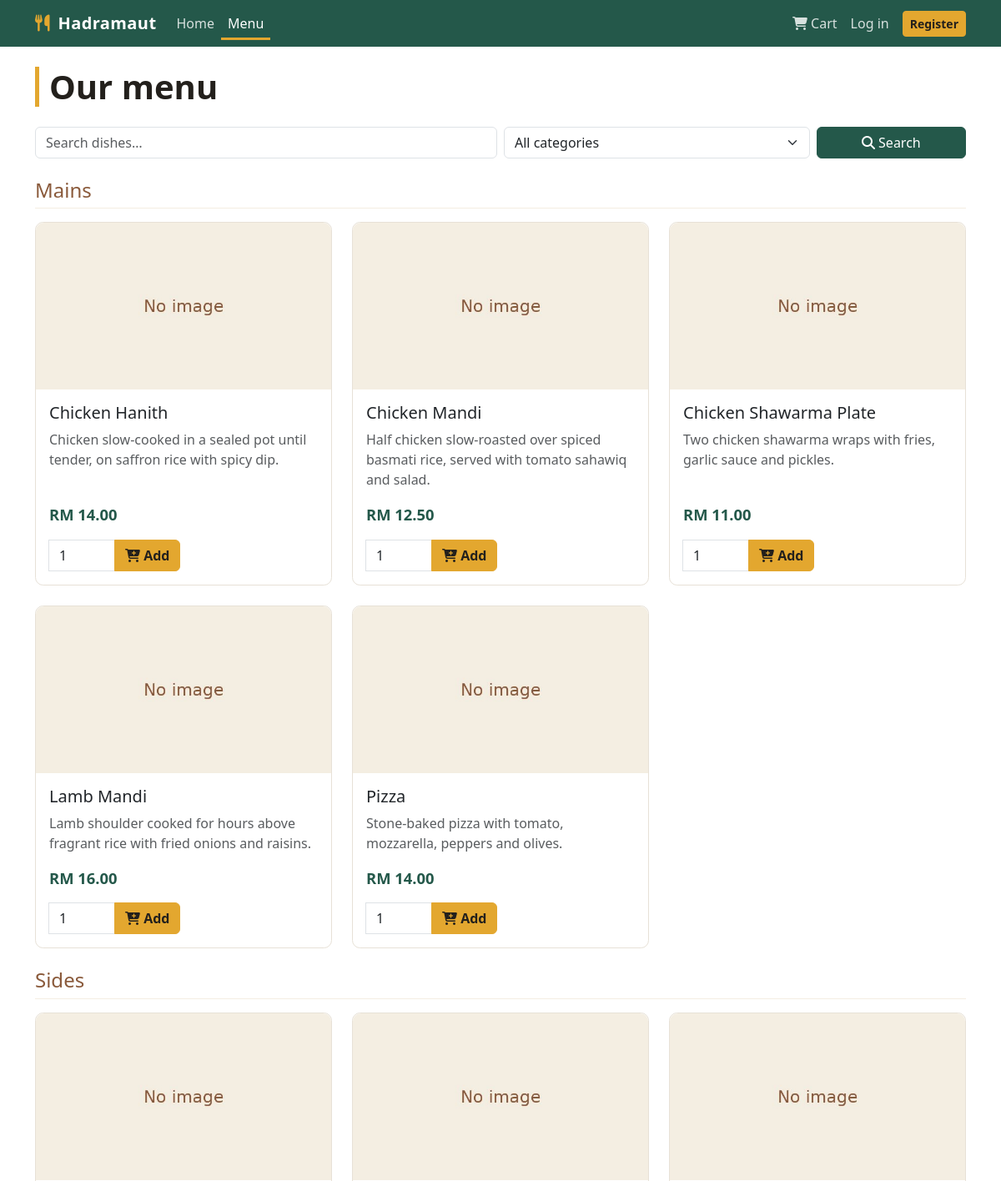
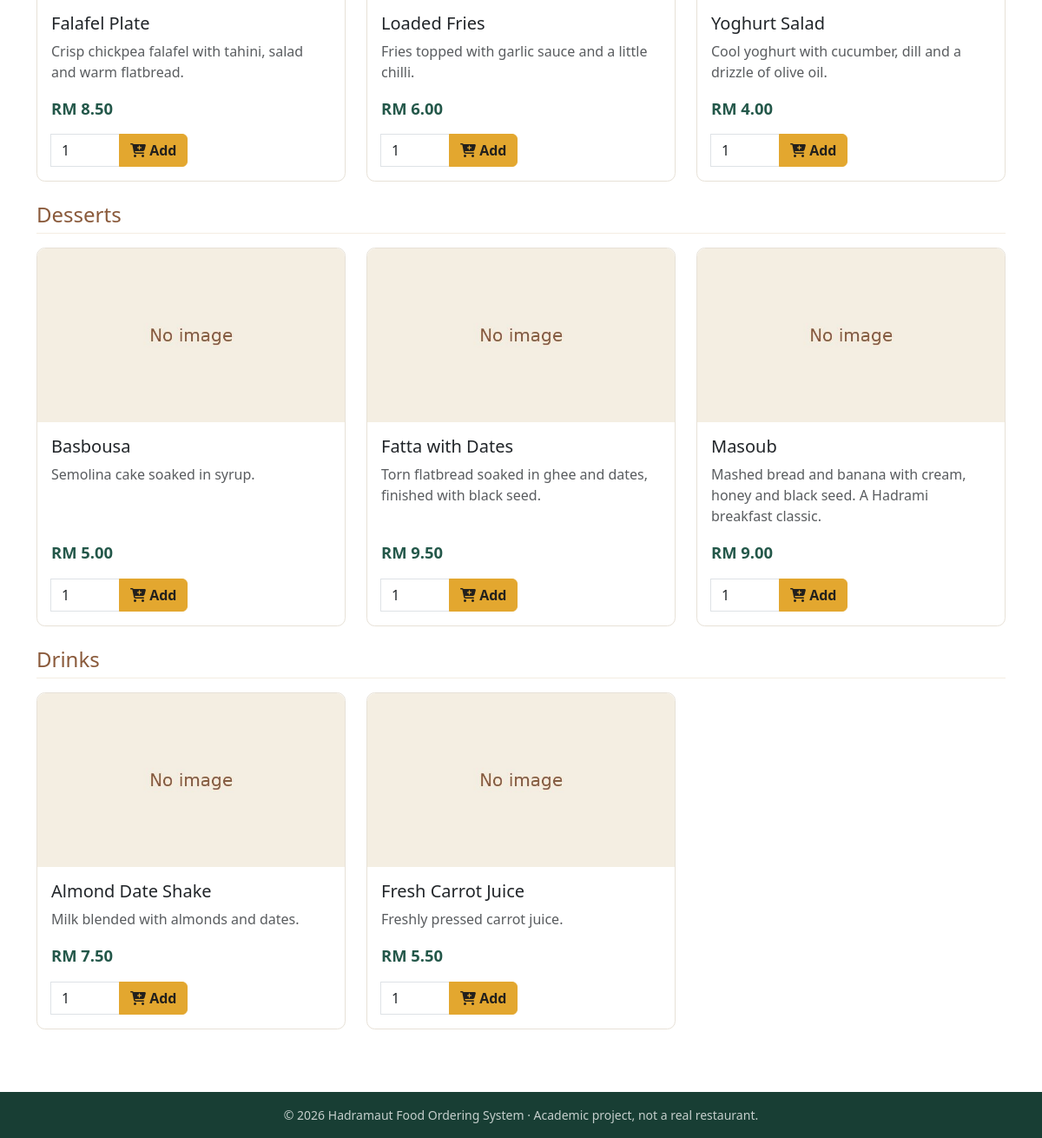
Page /menu.php on the committed database (2 pictures, top to bottom).
### tables this page shows
CREATE TABLE menu_items (
    id           INT UNSIGNED NOT NULL AUTO_INCREMENT,
    name         VARCHAR(150) NOT NULL,
    description  TEXT DEFAULT NULL,
    price        DECIMAL(10,2) NOT NULL,
    category     VARCHAR(100) DEFAULT NULL,
    image        VARCHAR(255) DEFAULT NULL COMMENT 'path relative to assets/img/',
    created_at   TIMESTAMP NOT NULL DEFAULT CURRENT_TIMESTAMP,
    PRIMARY KEY (id),
    KEY idx_menu_category (category),
    CONSTRAINT chk_menu_price CHECK (price > 0)
);

### functions.php (called while the page is built, shortened)
<?php
require_once __DIR__ . '/lib.php';
function is_logged_in(): bool
{
    return isset($_SESSION['user_id']);
}
function is_admin(): bool
{
    return ($_SESSION['user_type'] ?? '') === 'admin';
}
function money($amount): string
{
    return CURRENCY . ' ' . number_format((float) $amount, 2);
}
function img_url(?string $path, string $base = ''): string
{
    $path = $path ?: 'default.jpg';
    if (!is_file(IMG_DIR . $path)) {
        $path = 'default.jpg';
    }
    return $base . 'assets/img/' . $path;
}

### lib.php (called while the page is built, shortened)
<?php
function e($value): string
{
    return htmlspecialchars((string) ($value ?? ''), ENT_QUOTES, 'UTF-8');
}

### menu.php (the view, shortened to what this page needs)
<?php
require_once __DIR__ . '/../src/functions.php';
$search   = trim($_GET['search'] ?? '');
$categories = array_column(
    $conn->query("SELECT DISTINCT category FROM menu_items WHERE category IS NOT NULL AND category <> '' ORDER BY category")
         ->fetch_all(MYSQLI_ASSOC),
    'category'
);
$sql = 'SELECT id, name, description, price, category, image FROM menu_items WHERE 1=1';
$sql .= " ORDER BY COALESCE(NULLIF(FIELD(category, 'Mains', 'Sides', 'Desserts', 'Drinks'), 0), 99), category, name";
$stmt = $conn->prepare($sql);
$stmt->execute();
$items = $stmt->get_result()->fetch_all(MYSQLI_ASSOC);
$grouped = [];
foreach ($items as $it) {
    $grouped[$it['category'] ?: 'Other'][] = $it;
}
include __DIR__ . '/../src/header.php';
?>
<h1 class="section-title mb-4">Our menu</h1>
<form action="menu.php" method="GET" class="row g-2 mb-4" role="search">
    <div class="col-md-6">
        <input type="search" id="search" name="search" class="form-control" placeholder="Search dishes…" value="<?= e($search) ?>">
    </div>
    <div class="col-md-4">
        <select id="category" name="category" class="form-select">
            <option value="">All categories</option>
        </select>
    </div>
    <div class="col-md-2 d-grid">
        <button type="submit" class="btn btn-palm"><i class="fas fa-search"></i> Search</button>
    </div>
</form>
<?php foreach ($grouped as $cat => $dishes): ?>
    <h2 class="h4 category-heading mt-4 mb-3"><?= e($cat) ?></h2>
    <div class="row row-cols-1 row-cols-sm-2 row-cols-lg-3 g-4">
        <?php foreach ($dishes as $row): ?>
            <div class="col">
                <div class="card h-100 menu-item-card">
                    <img src="<?= e(img_url($row['image'])) ?>" class="card-img-top" alt="<?= e($row['name']) ?>" loading="lazy">
                    <div class="card-body d-flex flex-column">
                        <h3 class="h5 card-title"><?= e($row['name']) ?></h3>
                        <p class="card-text text-muted"><?= e($row['description']) ?></p>
                        <p class="price mt-auto"><?= money($row['price']) ?></p>
                        <?php if (!is_admin()): ?>
                            <form action="menu.php" method="POST">
                                <div class="input-group">
                                    <input type="number" id="qty<?= (int) $row['id'] ?>" name="quantity" class="form-control qty-input" value="1" min="1" max="99" required>
                                    <button type="submit" name="add_to_cart" value="1" class="btn btn-saffron"><i class="fas fa-cart-plus"></i> Add</button>
                                </div>
                            </form>
                        <?php endif; ?>
                    </div>
                </div>
            </div>
        <?php endforeach; ?>
    </div>
<?php endforeach; ?>
<?php include __DIR__ . '/../src/footer.php'; ?>

### header.php (shortened to what this page needs)
<?php
$base       = $base ?? '';
$admin_area = $admin_area ?? false;
$current    = basename($_SERVER['PHP_SELF']);
$nav = $admin_area
    ? ['dashboard.php' => 'Dashboard', 'manage_menu.php' => 'Menu', 'manage_orders.php' => 'Orders',
       'manage_users.php' => 'Users', 'view_feedback.php' => 'Feedback']
    : ['index.php' => 'Home', 'menu.php' => 'Menu'] + (is_logged_in() && !is_admin()
        ? ['order_history.php' => 'My Orders', 'feedback.php' => 'Feedback'] : []);
?>
<!DOCTYPE html>
<html lang="en">
<head>
    <link href="https://cdn.jsdelivr.net/npm/bootstrap@5.3.3/dist/css/bootstrap.min.css" rel="stylesheet">
    <link href="https://cdnjs.cloudflare.com/ajax/libs/font-awesome/6.5.2/css/all.min.css" rel="stylesheet">
    <link href="<?= $base ?>assets/css/style.css" rel="stylesheet">
</head>
<body class="d-flex flex-column min-vh-100">
<nav class="navbar navbar-expand-lg navbar-dark custom-navbar">
    <div class="container">
        <a class="navbar-brand" href="<?= $admin_area ? 'dashboard.php' : $base . 'index.php' ?>">
            <i class="fas fa-utensils"></i> <strong>Hadramaut</strong><?= $admin_area ? ' <span class="badge brand-badge">Admin</span>' : '' ?>
        </a>
        <div class="collapse navbar-collapse" id="mainNav">
            <ul class="navbar-nav me-auto mb-2 mb-lg-0">
                <?php foreach ($nav as $href => $label): ?>
                    <li class="nav-item">
                        <a class="nav-link<?= $current === $href ? ' active' : '' ?>" href="<?= $href ?>"><?= e($label) ?></a>
                    </li>
                <?php endforeach; ?>
            </ul>
            <ul class="navbar-nav align-items-lg-center">
                <?php if (!$admin_area && !is_admin()): ?>
                    <li class="nav-item">
                        <a class="nav-link<?= $current === 'cart.php' ? ' active' : '' ?>" href="<?= $base ?>cart.php">
                            <i class="fas fa-shopping-cart"></i> Cart
                        </a>
                    </li>
                <?php endif; ?>
                <?php if (is_logged_in()): ?>
                    <li class="nav-item dropdown">
                        <a class="nav-link dropdown-toggle" href="#" role="button" data-bs-toggle="dropdown" aria-expanded="false">
                            <i class="fas <?= is_admin() ? 'fa-user-shield' : 'fa-user-circle' ?>"></i> <?= e($_SESSION['user_name']) ?>
                        </a>
                        <ul class="dropdown-menu dropdown-menu-end">
                            <?php if (is_admin()): ?>
                                <?php if (!$admin_area): ?><li><a class="dropdown-item" href="admin/dashboard.php">Admin dashboard</a></li><?php endif; ?>
                                <li><a class="dropdown-item" href="<?= $admin_area ? '' : 'admin/' ?>update_admin_profile.php">My profile</a></li>
                                <li><a class="dropdown-item" href="<?= $admin_area ? '' : 'admin/' ?>change_admin_password.php">Change password</a></li>
                            <?php else: ?>
                                <li><a class="dropdown-item" href="<?= $base ?>update_profile.php">My profile</a></li>
                                <li><a class="dropdown-item" href="<?= $base ?>change_password.php">Change password</a></li>
                            <?php endif; ?>
                            <li><hr class="dropdown-divider"></li>
                            <li>
                                <form action="<?= $base ?>logout.php" method="POST" class="px-3">
                                    <?= csrf_field() ?>
                                    <button type="submit" class="btn btn-link dropdown-item px-0">Log out</button>
                                </form>
                            </li>
                        </ul>
                    </li>
                <?php else: ?>
                    <li class="nav-item"><a class="nav-link" href="<?= $base ?>login.php">Log in</a></li>
                    <li class="nav-item"><a class="btn btn-saffron btn-sm ms-lg-2" href="<?= $base ?>register.php">Register</a></li>
                <?php endif; ?>
            </ul>
        </div>
    </div>
</nav>
<main class="flex-grow-1 <?= !empty($full_width) ? '' : 'container my-4' ?>">

### footer.php (shortened to what this page needs)
</main>
<footer class="site-footer text-center py-3 mt-5">
    <div class="container small">
        &copy; <?= date('Y') ?> <?= e(APP_NAME) ?> &middot; Academic project, not a real restaurant.
    </div>
</footer>
</body>
</html>

### style.css (style rules this page uses)
:root { --palm: #24584a; --palm-dark: #183e34; --saffron: #e3a72f; --saffron-dark: #c48a17; --mudbrick: #8a5a3b; --sand: #f4ede2; --ink: #23201c; }
body { font-family: system-ui, -apple-system, "Segoe UI", Roboto, "Helvetica Neue", Arial, sans-serif; color: var(--ink); background: #fff; }
a { color: var(--palm); }
.custom-navbar { background: var(--palm); }
.custom-navbar .navbar-brand { color: #fff; letter-spacing: .02em; }
.custom-navbar .navbar-brand i { color: var(--saffron); margin-right: 4px; }
.custom-navbar .nav-link { color: rgba(255,255,255,.82); }
.custom-navbar .nav-link:hover, .custom-navbar .nav-link.active { color: #fff; }
.custom-navbar .nav-link.active { box-shadow: inset 0 -3px 0 var(--saffron); }
.btn-palm { background: var(--palm); border-color: var(--palm); color: #fff; }
.btn-saffron { background: var(--saffron); border-color: var(--saffron); color: var(--ink); font-weight: 600; }
.section-title { font-weight: 700; border-left: 5px solid var(--saffron); padding-left: .75rem; }
.category-heading { color: var(--mudbrick); border-bottom: 1px solid var(--sand); padding-bottom: .4rem; }
.card { border: 1px solid #e7e1d7; border-radius: .6rem; }
.menu-item-card img { height: 200px; object-fit: cover; border-top-left-radius: .6rem; border-top-right-radius: .6rem; }
.menu-item-card .price { font-size: 1.15rem; font-weight: 700; color: var(--palm); }
.qty-input { max-width: 80px; }
.site-footer { background: var(--palm-dark); color: rgba(255,255,255,.75); }

### rows in the picture
menu_items: name "Chicken Hanith", description "Chicken slow-cooked in a sealed pot until tender, on saffron rice with spicy dip.", price "RM 14.00"
menu_items: name "Chicken Mandi", description "Half chicken slow-roasted over spiced basmati rice, served with tomato sahawiq and salad.", price "RM 12.50", quantity "1"
menu_items: name "Chicken Shawarma Plate", description "Two chicken shawarma wraps with fries, garlic sauce and pickles.", price "RM 11.00"
menu_items: name "Lamb Mandi", description "Lamb shoulder cooked for hours above fragrant rice with fried onions and raisins.", price "RM 16.00"
menu_items: name "Pizza", description "Stone-baked pizza with tomato, mozzarella, peppers and olives.", price "RM 14.00"
menu_items: name "Falafel Plate", description "Crisp chickpea falafel with tahini, salad and warm flatbread.", price "RM 8.50"
menu_items: name "Loaded Fries", description "Fries topped with garlic sauce and a little chilli.", price "RM 6.00"
menu_items: name "Yoghurt Salad", description "Cool yoghurt with cucumber, dill and a drizzle of olive oil.", price "RM 4.00"
menu_items: name "Basbousa", description "Semolina cake soaked in syrup.", price "RM 5.00"
menu_items: name "Fatta with Dates", description "Torn flatbread soaked in ghee and dates, finished with black seed.", price "RM 9.50"
menu_items: name "Masoub", description "Mashed bread and banana with cream, honey and black seed. A Hadrami breakfast classic.", price "RM 9.00"
menu_items: name "Almond Date Shake", description "Milk blended with almonds and dates.", price "RM 7.50"
menu_items: name "Fresh Carrot Juice", description "Freshly pressed carrot juice.", price "RM 5.50"

### other values in the picture
$label "Home"
$label "Menu"
$cat "Mains"
$cat "Sides"
$cat "Desserts"
$cat "Drinks"
APP_NAME "Hadramaut Food Ordering System"
